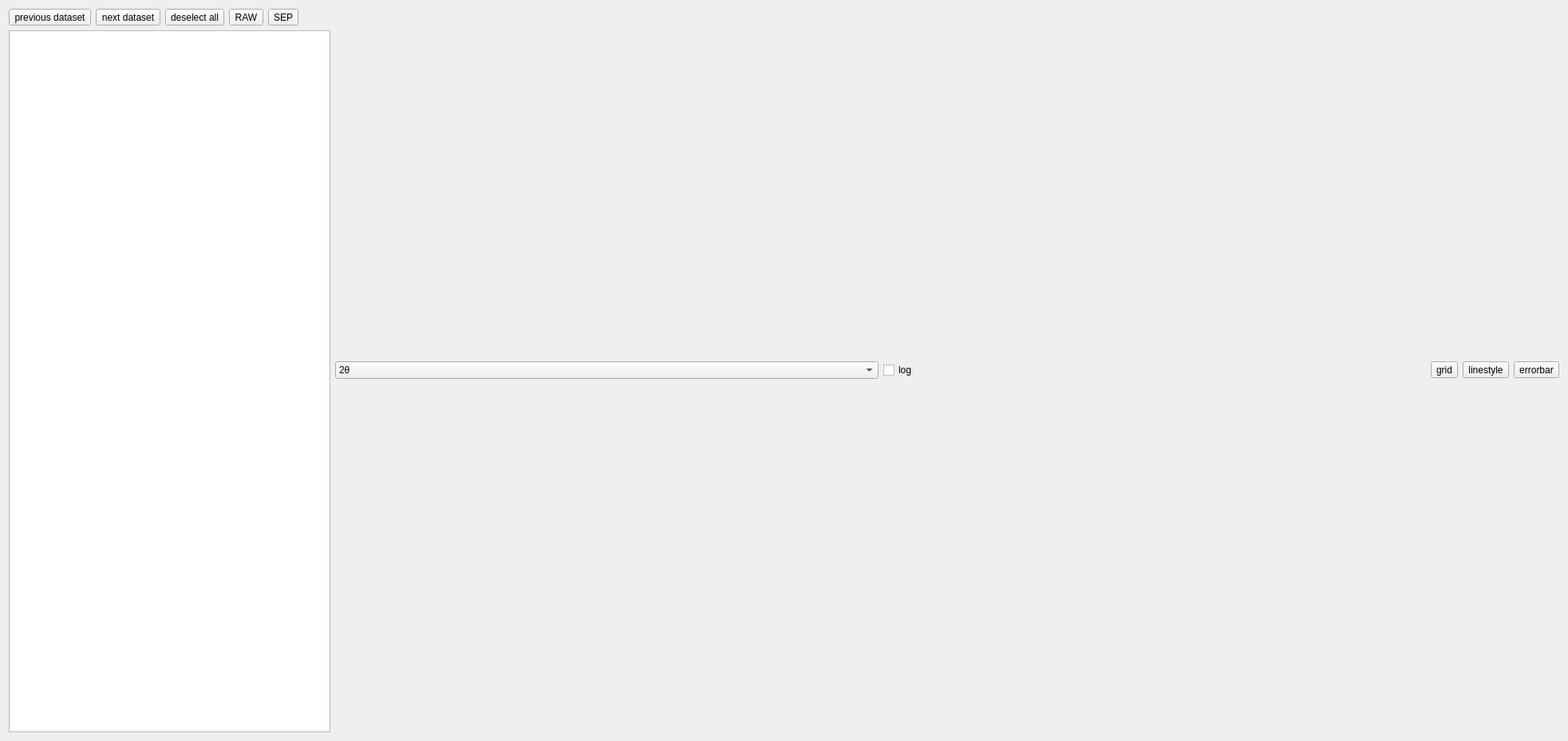
<?xml version="1.0" encoding="UTF-8"?>
<ui version="4.0">
 <class>tof_powder_plot</class>
 <widget class="QWidget" name="tof_powder_plot">
  <property name="geometry">
   <rect>
    <x>0</x>
    <y>0</y>
    <width>1965</width>
    <height>929</height>
   </rect>
  </property>
  <property name="windowTitle">
   <string>Form</string>
  </property>
  <layout class="QHBoxLayout" name="horizontalLayout" stretch="0,1">
   <item>
    <layout class="QVBoxLayout" name="options_layout">
     <property name="sizeConstraint">
      <enum>QLayout::SetMinimumSize</enum>
     </property>
     <item>
      <layout class="QHBoxLayout" name="horizontalLayout_2">
       <property name="sizeConstraint">
        <enum>QLayout::SetMinimumSize</enum>
       </property>
       <item>
        <widget class="QToolButton" name="tB_up">
         <property name="toolTip">
          <string/>
         </property>
         <property name="text">
          <string>previous dataset</string>
         </property>
        </widget>
       </item>
       <item>
        <widget class="QToolButton" name="tB_down">
         <property name="text">
          <string>next dataset</string>
         </property>
        </widget>
       </item>
       <item>
        <widget class="QToolButton" name="tB_deselect">
         <property name="text">
          <string>deselect all</string>
         </property>
        </widget>
       </item>
       <item>
        <widget class="QToolButton" name="tB_raw">
         <property name="text">
          <string>RAW</string>
         </property>
        </widget>
       </item>
       <item>
        <widget class="QToolButton" name="tB_separated">
         <property name="text">
          <string>SEP</string>
         </property>
        </widget>
       </item>
       <item>
        <spacer name="horizontalSpacer">
         <property name="orientation">
          <enum>Qt::Horizontal</enum>
         </property>
         <property name="sizeType">
          <enum>QSizePolicy::Expanding</enum>
         </property>
         <property name="sizeHint" stdset="0">
          <size>
           <width>40</width>
           <height>20</height>
          </size>
         </property>
        </spacer>
       </item>
      </layout>
     </item>
     <item>
      <widget class="QListView" name="lV_datalist">
       <property name="sizePolicy">
        <sizepolicy hsizetype="Minimum" vsizetype="Minimum">
         <horstretch>0</horstretch>
         <verstretch>0</verstretch>
        </sizepolicy>
       </property>
      </widget>
     </item>
    </layout>
   </item>
   <item>
    <layout class="QVBoxLayout" name="plot_layout">
     <property name="sizeConstraint">
      <enum>QLayout::SetMaximumSize</enum>
     </property>
     <item>
      <layout class="QHBoxLayout" name="plot_head_layout">
       <property name="sizeConstraint">
        <enum>QLayout::SetMaximumSize</enum>
       </property>
       <item>
        <widget class="QComboBox" name="combB_x_axis_scale">
         <item>
          <property name="text">
           <string>2θ</string>
          </property>
         </item>
         <item>
          <property name="text">
           <string>q</string>
          </property>
         </item>
         <item>
          <property name="text">
           <string>d</string>
          </property>
         </item>
        </widget>
       </item>
       <item>
        <widget class="QCheckBox" name="cB_log_scale">
         <property name="text">
          <string>log</string>
         </property>
        </widget>
       </item>
       <item>
        <widget class="QToolButton" name="tB_grid">
         <property name="text">
          <string>grid</string>
         </property>
        </widget>
       </item>
       <item>
        <widget class="QToolButton" name="tB_linestyle">
         <property name="text">
          <string>linestyle</string>
         </property>
        </widget>
       </item>
       <item>
        <widget class="QToolButton" name="tB_errorbar">
         <property name="text">
          <string>errorbar</string>
         </property>
        </widget>
       </item>
      </layout>
     </item>
    </layout>
   </item>
  </layout>
 </widget>
 <resources/>
 <connections/>
</ui>
